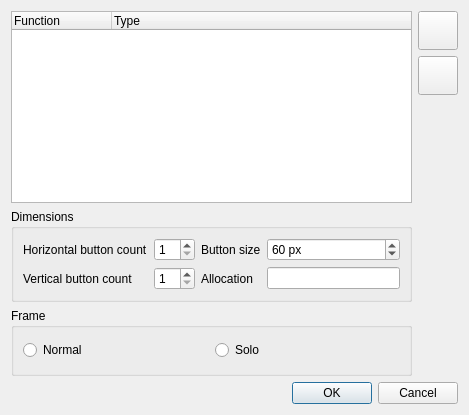
<?xml version="1.0" encoding="UTF-8"?>
<ui version="4.0">
 <author>Massimo Callegari</author>
 <comment>
  Q Light Controller Plus
  addvcbuttonmatrix.ui

  Copyright (c) 2015 Massimo Callegari

  Licensed under the Apache License, Version 2.0 (the "License");
  you may not use this file except in compliance with the License.
  You may obtain a copy of the License at

      http://www.apache.org/licenses/LICENSE-2.0.txt

  Unless required by applicable law or agreed to in writing, software
  distributed under the License is distributed on an "AS IS" BASIS,
  WITHOUT WARRANTIES OR CONDITIONS OF ANY KIND, either express or implied.
  See the License for the specific language governing permissions and
  limitations under the License.
 </comment>
 <class>AddVCButtonMatrix</class>
 <widget class="QDialog" name="AddVCButtonMatrix">
  <property name="geometry">
   <rect>
    <x>0</x>
    <y>0</y>
    <width>469</width>
    <height>415</height>
   </rect>
  </property>
  <property name="windowTitle">
   <string>Add Button Matrix</string>
  </property>
  <layout class="QGridLayout" name="gridLayout_2">
   <item row="0" column="0" rowspan="3">
    <widget class="QTreeWidget" name="m_tree">
     <column>
      <property name="text">
       <string>Function</string>
      </property>
     </column>
     <column>
      <property name="text">
       <string>Type</string>
      </property>
     </column>
    </widget>
   </item>
   <item row="0" column="1">
    <widget class="QToolButton" name="m_addButton">
     <property name="toolTip">
      <string>Add functions to be attached to the buttons in the matrix</string>
     </property>
     <property name="text">
      <string/>
     </property>
     <property name="icon">
      <iconset resource="../qlcui.qrc">
       <normaloff>:/edit_add.png</normaloff>:/edit_add.png</iconset>
     </property>
     <property name="iconSize">
      <size>
       <width>32</width>
       <height>32</height>
      </size>
     </property>
    </widget>
   </item>
   <item row="1" column="1">
    <widget class="QToolButton" name="m_removeButton">
     <property name="toolTip">
      <string>Remove selected functions from the list of functions to attach</string>
     </property>
     <property name="text">
      <string/>
     </property>
     <property name="icon">
      <iconset resource="../qlcui.qrc">
       <normaloff>:/edit_remove.png</normaloff>:/edit_remove.png</iconset>
     </property>
     <property name="iconSize">
      <size>
       <width>32</width>
       <height>32</height>
      </size>
     </property>
    </widget>
   </item>
   <item row="2" column="1" rowspan="3">
    <spacer name="verticalSpacer">
     <property name="orientation">
      <enum>Qt::Vertical</enum>
     </property>
     <property name="sizeHint" stdset="0">
      <size>
       <width>20</width>
       <height>174</height>
      </size>
     </property>
    </spacer>
   </item>
   <item row="3" column="0">
    <widget class="QGroupBox" name="m_dimensionsGroup">
     <property name="title">
      <string>Dimensions</string>
     </property>
     <layout class="QGridLayout" name="gridLayout">
      <item row="0" column="0">
       <widget class="QLabel" name="label">
        <property name="text">
         <string>Horizontal button count</string>
        </property>
       </widget>
      </item>
      <item row="0" column="1">
       <widget class="QSpinBox" name="m_horizontalSpin">
        <property name="toolTip">
         <string>Number of buttons per horizontal row</string>
        </property>
        <property name="minimum">
         <number>1</number>
        </property>
        <property name="value">
         <number>1</number>
        </property>
       </widget>
      </item>
      <item row="0" column="2">
       <widget class="QLabel" name="label_3">
        <property name="text">
         <string>Button size</string>
        </property>
       </widget>
      </item>
      <item row="0" column="3">
       <widget class="QSpinBox" name="m_sizeSpin">
        <property name="toolTip">
         <string>Created buttons' size</string>
        </property>
        <property name="suffix">
         <string> px</string>
        </property>
        <property name="minimum">
         <number>20</number>
        </property>
        <property name="value">
         <number>60</number>
        </property>
       </widget>
      </item>
      <item row="1" column="0">
       <widget class="QLabel" name="label_2">
        <property name="text">
         <string>Vertical button count</string>
        </property>
       </widget>
      </item>
      <item row="1" column="1">
       <widget class="QSpinBox" name="m_verticalSpin">
        <property name="toolTip">
         <string>Number of buttons per vertical column</string>
        </property>
        <property name="minimum">
         <number>1</number>
        </property>
       </widget>
      </item>
      <item row="1" column="2">
       <widget class="QLabel" name="label_4">
        <property name="text">
         <string>Allocation</string>
        </property>
       </widget>
      </item>
      <item row="1" column="3">
       <widget class="QLineEdit" name="m_allocationEdit">
        <property name="toolTip">
         <string>Functions / Buttons</string>
        </property>
        <property name="readOnly">
         <bool>true</bool>
        </property>
       </widget>
      </item>
     </layout>
    </widget>
   </item>
   <item row="4" column="0">
    <widget class="QGroupBox" name="m_frameGroup">
     <property name="title">
      <string>Frame</string>
     </property>
     <layout class="QHBoxLayout" name="horizontalLayout">
      <item>
       <widget class="QRadioButton" name="m_frameNormalRadio">
        <property name="toolTip">
         <string>Place the buttons inside a normal frame</string>
        </property>
        <property name="text">
         <string>Normal</string>
        </property>
       </widget>
      </item>
      <item>
       <widget class="QRadioButton" name="m_frameSoloRadio">
        <property name="toolTip">
         <string>Place the buttons inside a frame that ensures that only one of them is pressed at a time</string>
        </property>
        <property name="text">
         <string>Solo</string>
        </property>
       </widget>
      </item>
     </layout>
    </widget>
   </item>
   <item row="5" column="0" colspan="2">
    <widget class="QDialogButtonBox" name="m_buttonBox">
     <property name="orientation">
      <enum>Qt::Horizontal</enum>
     </property>
     <property name="standardButtons">
      <set>QDialogButtonBox::Cancel|QDialogButtonBox::Ok</set>
     </property>
    </widget>
   </item>
  </layout>
 </widget>
 <resources>
  <include location="../qlcui.qrc"/>
  <include location="../qlcui.qrc"/>
 </resources>
 <connections>
  <connection>
   <sender>m_buttonBox</sender>
   <signal>accepted()</signal>
   <receiver>AddVCButtonMatrix</receiver>
   <slot>accept()</slot>
   <hints>
    <hint type="sourcelabel">
     <x>275</x>
     <y>405</y>
    </hint>
    <hint type="destinationlabel">
     <x>157</x>
     <y>274</y>
    </hint>
   </hints>
  </connection>
  <connection>
   <sender>m_buttonBox</sender>
   <signal>rejected()</signal>
   <receiver>AddVCButtonMatrix</receiver>
   <slot>reject()</slot>
   <hints>
    <hint type="sourcelabel">
     <x>343</x>
     <y>405</y>
    </hint>
    <hint type="destinationlabel">
     <x>286</x>
     <y>274</y>
    </hint>
   </hints>
  </connection>
  <connection>
   <sender>m_addButton</sender>
   <signal>clicked()</signal>
   <receiver>AddVCButtonMatrix</receiver>
   <slot>slotAddClicked()</slot>
   <hints>
    <hint type="sourcelabel">
     <x>370</x>
     <y>24</y>
    </hint>
    <hint type="destinationlabel">
     <x>363</x>
     <y>101</y>
    </hint>
   </hints>
  </connection>
  <connection>
   <sender>m_removeButton</sender>
   <signal>clicked()</signal>
   <receiver>AddVCButtonMatrix</receiver>
   <slot>slotRemoveClicked()</slot>
   <hints>
    <hint type="sourcelabel">
     <x>384</x>
     <y>69</y>
    </hint>
    <hint type="destinationlabel">
     <x>380</x>
     <y>139</y>
    </hint>
   </hints>
  </connection>
  <connection>
   <sender>m_horizontalSpin</sender>
   <signal>valueChanged(int)</signal>
   <receiver>AddVCButtonMatrix</receiver>
   <slot>slotHorizontalChanged()</slot>
   <hints>
    <hint type="sourcelabel">
     <x>178</x>
     <y>241</y>
    </hint>
    <hint type="destinationlabel">
     <x>379</x>
     <y>207</y>
    </hint>
   </hints>
  </connection>
  <connection>
   <sender>m_verticalSpin</sender>
   <signal>valueChanged(int)</signal>
   <receiver>AddVCButtonMatrix</receiver>
   <slot>slotVerticalChanged()</slot>
   <hints>
    <hint type="sourcelabel">
     <x>164</x>
     <y>281</y>
    </hint>
    <hint type="destinationlabel">
     <x>381</x>
     <y>267</y>
    </hint>
   </hints>
  </connection>
  <connection>
   <sender>m_sizeSpin</sender>
   <signal>valueChanged(int)</signal>
   <receiver>AddVCButtonMatrix</receiver>
   <slot>slotButtonSizeChanged()</slot>
   <hints>
    <hint type="sourcelabel">
     <x>307</x>
     <y>242</y>
    </hint>
    <hint type="destinationlabel">
     <x>370</x>
     <y>242</y>
    </hint>
   </hints>
  </connection>
  <connection>
   <sender>m_frameNormalRadio</sender>
   <signal>toggled(bool)</signal>
   <receiver>AddVCButtonMatrix</receiver>
   <slot>slotNormalFrameToggled(bool)</slot>
   <hints>
    <hint type="sourcelabel">
     <x>53</x>
     <y>346</y>
    </hint>
    <hint type="destinationlabel">
     <x>6</x>
     <y>347</y>
    </hint>
   </hints>
  </connection>
 </connections>
 <slots>
  <slot>slotAddClicked()</slot>
  <slot>slotRemoveClicked()</slot>
  <slot>slotHorizontalChanged()</slot>
  <slot>slotVerticalChanged()</slot>
  <slot>slotButtonSizeChanged()</slot>
  <slot>slotNormalFrameToggled(bool)</slot>
 </slots>
</ui>
